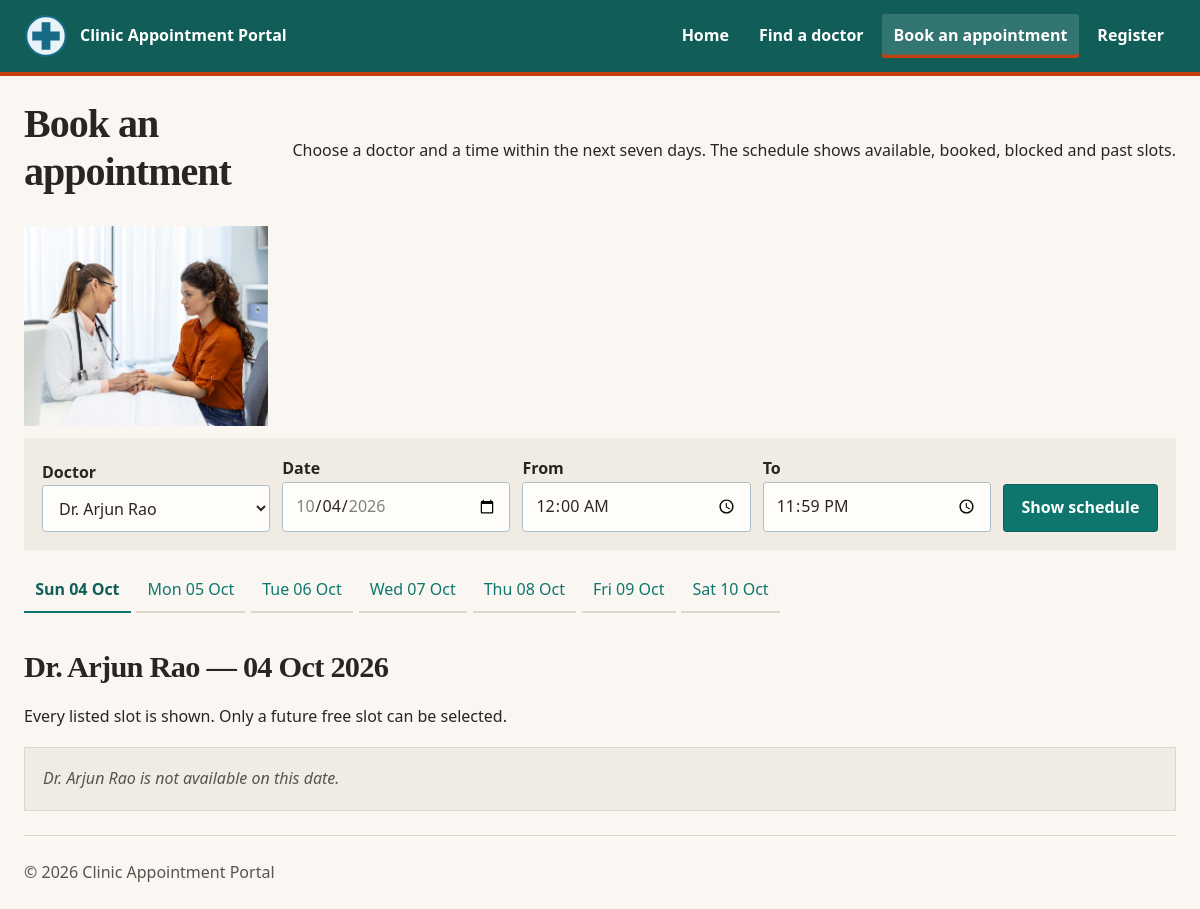
The page /clinic-plus/book.php?doctor_id=5 on the database its author committed.
### tables this page shows
CREATE TABLE `doctor` (
  `DoctorID` INT NOT NULL AUTO_INCREMENT,
  `FullName` VARCHAR(100) NOT NULL,
  `User` VARCHAR(100) NOT NULL,
  `HashPass` VARCHAR(255) NOT NULL,
  `Email` VARCHAR(100) NOT NULL,
  `Specialty` VARCHAR(80) DEFAULT NULL,
  `Qualifications` VARCHAR(255) DEFAULT NULL,
  `Languages` VARCHAR(120) DEFAULT NULL,
  `WriteUp` MEDIUMTEXT DEFAULT NULL,
  `ImageURL` VARCHAR(255) DEFAULT NULL,
  PRIMARY KEY (`DoctorID`),
  UNIQUE KEY `uq_doctor_user` (`User`),
  UNIQUE KEY `uq_doctor_email` (`Email`)
);

### clinic-plus/lib/helpers.php (called while the page is built, shortened)
<?php
function e(mixed $s): string
{
    return htmlspecialchars($s ?? '', ENT_QUOTES, 'UTF-8');
}
function base_path(): string
{
    static $base = null;
    if ($base !== null) {
        return $base;
    }
    $base = '';
    $script = str_replace('\\', '/', (string) ($_SERVER['SCRIPT_NAME'] ?? ''));
    $file = realpath((string) ($_SERVER['SCRIPT_FILENAME'] ?? ''));
    $root = realpath(dirname(__DIR__));
    $inApp = str_replace('\\', '/', substr($file, strlen($root)));
    if ($inApp !== '' && strcasecmp(substr($script, -strlen($inApp)), $inApp) === 0) {
        $base = rtrim(substr($script, 0, -strlen($inApp)), '/');
    }
    return $base;
}
function url(string $path): string
{
    return base_path() . $path;
}
function app_request_uri(): string
{
    $uri = (string) ($_SERVER['REQUEST_URI'] ?? '/');
    $base = base_path();
    if ($base !== '' && strncasecmp($uri, $base, strlen($base)) === 0) {
        $uri = substr($uri, strlen($base));
    }
    return $uri === '' ? '/' : $uri;
}
function fmt_date(?string $value): string
{
    $timestamp = strtotime($value);
    return $timestamp === false ? '' : date('d M Y', $timestamp);
}

### clinic-plus/models/doctors.php (called while the page is built, shortened)
<?php
require_once dirname(__DIR__) . DIRECTORY_SEPARATOR . 'lib' . DIRECTORY_SEPARATOR . 'db.php';
function all_doctors(?string $specialty = null): array
{
    $sql = 'SELECT `DoctorID`, `FullName`, `Specialty`, `Qualifications`, `Languages`, `WriteUp`, `ImageURL`
                , (SELECT MIN(`SlotDateTime`)
                   FROM `slots`
                   WHERE `slots`.`DoctorID` = `doctor`.`DoctorID`
                     AND `slots`.`Status` = \'Available\'
                     AND `slots`.`SlotDateTime` >= NOW()) AS `NextAvailable`
            FROM `doctor`';
    $params = [];
    $sql .= ' ORDER BY `FullName`';
    return q_all($sql, $params);
}
function find_doctor(int $id): ?array
{
    return q_one(
        'SELECT `DoctorID`, `FullName`, `User`, `HashPass`, `Email`, `Specialty`,
                `Qualifications`, `Languages`, `WriteUp`, `ImageURL`
         FROM `doctor`
         WHERE `DoctorID` = :id
         LIMIT 1',
        ['id' => $id]
    );
}

### clinic-plus/lib/db.php (called while the page is built, shortened)
<?php
function db(): PDO
{
    static $connection;
    if (!$connection instanceof PDO) {
        $dsn = 'mysql:host=' . DB_HOST
            . ';dbname=' . DB_NAME
            . ';charset=utf8mb4';
        $connection = new PDO($dsn, DB_USER, DB_PASS, [
            PDO::ATTR_ERRMODE => PDO::ERRMODE_EXCEPTION,
            PDO::ATTR_DEFAULT_FETCH_MODE => PDO::FETCH_ASSOC,
            PDO::ATTR_EMULATE_PREPARES => false,
            PDO::MYSQL_ATTR_INIT_COMMAND => "SET time_zone = '" . (new DateTimeImmutable())->format('P') . "'",
        ]);
    }
    return $connection;
}
function q(string $sql, array $params = []): PDOStatement
{
    $statement = db()->prepare($sql);
    $statement->execute($params);
    return $statement;
}
function q_one(string $sql, array $params = []): ?array
{
    $row = q($sql, $params)->fetch();
    return $row === false ? null : $row;
}
function q_all(string $sql, array $params = []): array
{
    return q($sql, $params)->fetchAll();
}

### clinic-plus/models/slots.php (called while the page is built, shortened)
<?php
require_once dirname(__DIR__) . DIRECTORY_SEPARATOR . 'lib' . DIRECTORY_SEPARATOR . 'db.php';
function slot_select(): string
{
    return 'SELECT `slotID`, `DoctorID`, `SlotDateTime`, `CreatedAt`, `Status`,
                   DATE(`SlotDateTime`) AS `SlotDate`, TIME(`SlotDateTime`) AS `SlotTime`
            FROM `slots`';
}
function slots_for_day(int $doctorId, string $date, ?string $fromTime = null, ?string $toTime = null): array
{
    $sql = slot_select() . "
            WHERE `DoctorID` = :doctor_id
              AND DATE(`SlotDateTime`) = :slot_date";
    $params = ['doctor_id' => $doctorId, 'slot_date' => $date];
    if ($fromTime !== null) {
        $sql .= ' AND TIME(`SlotDateTime`) >= :from_time';
        $params['from_time'] = $fromTime;
    }
    if ($toTime !== null) {
        $sql .= ' AND TIME(`SlotDateTime`) <= :to_time';
        $params['to_time'] = $toTime;
    }
    return q_all($sql . " ORDER BY `SlotDateTime`", $params);
}

### clinic-plus/book.php (the view, shortened to what this page needs)
<?php
require_once __DIR__ . DIRECTORY_SEPARATOR . 'lib' . DIRECTORY_SEPARATOR . 'helpers.php';
require_once __DIR__ . DIRECTORY_SEPARATOR . 'models' . DIRECTORY_SEPARATOR . 'doctors.php';
require_once __DIR__ . DIRECTORY_SEPARATOR . 'models' . DIRECTORY_SEPARATOR . 'slots.php';
$today = new DateTimeImmutable('today');
$lastBrowseDate = $today->modify('+' . (BROWSE_DAYS - 1) . ' days');
$doctorInput = $_GET['doctor'] ?? $_GET['doctor_id'] ?? '';
$doctorId = is_string($doctorInput) && ctype_digit($doctorInput) ? (int) $doctorInput : 0;
$doctor = $doctorId > 0 ? find_doctor($doctorId) : null;
$selectedDate = $today->format('Y-m-d');
$pastDateRequested = false;
$fromTime = isset($_GET['from']) && is_string($_GET['from']) ? $_GET['from'] : '00:00';
$toTime = isset($_GET['to']) && is_string($_GET['to']) ? $_GET['to'] : '23:59';
$doctors = all_doctors();
$slots = $doctorId > 0
    ? slots_for_day($doctorId, $selectedDate, $fromTime, $toTime)
    : [];
require __DIR__ . DIRECTORY_SEPARATOR . 'partials' . DIRECTORY_SEPARATOR . 'header.php';
require __DIR__ . DIRECTORY_SEPARATOR . 'partials' . DIRECTORY_SEPARATOR . 'nav.php';
?>
<main>
    <section class="page-intro">
        <h1>Book an appointment</h1>
        <p>Choose a doctor and a time within the next seven days. The schedule shows available, booked, blocked and past slots.</p>
        <img src="<?= e(url('/assets/img/Doctor_Consulting.jpg')) ?>" width="320" height="213" alt="A doctor discussing appointment options with a patient" class="page-intro-image">
    </section>
    <form class="booking-filters" method="get" action="<?= e(url('/book.php')) ?>"
          hx-get="<?= e(url('/book.php')) ?>" hx-target="#schedule-panel" hx-swap="innerHTML"
          hx-push-url="true">
        <p>
            <label for="doctor">Doctor</label>
            <select id="doctor" name="doctor">
<?php foreach ($doctors as $candidate): ?>
                <option value="<?= e((string) $candidate['DoctorID']) ?>"<?= e($doctorId === (int) $candidate['DoctorID'] ? ' selected' : '') ?>><?= e((string) $candidate['FullName']) ?></option>
<?php endforeach; ?>
            </select>
        </p>
        <p>
            <label for="date">Date</label>
            <input id="date" name="date" type="date" min="<?= e($today->format('Y-m-d')) ?>" max="<?= e($lastBrowseDate->format('Y-m-d')) ?>" value="<?= e($selectedDate) ?>" required>
        </p>
        <p>
            <label for="from">From</label>
            <input id="from" name="from" type="time" value="<?= e($fromTime) ?>" required>
        </p>
        <p>
            <label for="to">To</label>
            <input id="to" name="to" type="time" value="<?= e($toTime) ?>" required>
        </p>
        <button type="submit">Show schedule</button>
    </form>
    <nav class="day-tabs" aria-label="Choose a day">
<?php for ($offset = 0; $offset < BROWSE_DAYS; $offset++):
    $day = $today->modify('+' . $offset . ' days');
    $dayQuery = http_build_query(['doctor' => $doctorId, 'date' => $day->format('Y-m-d'), 'from' => $fromTime, 'to' => $toTime]);
?>
        <a class="day-tab<?= e($selectedDate === $day->format('Y-m-d') ? ' selected' : '') ?>"
           href="<?= e(url('/book.php?' . $dayQuery)) ?>"
           hx-get="<?= e(url('/book.php?' . $dayQuery)) ?>" hx-target="#schedule-panel"
           hx-swap="innerHTML" hx-push-url="true"><?= e($day->format('D d M')) ?></a>
<?php endfor; ?>
    </nav>
    <div id="schedule-panel">
<?php require __DIR__ . DIRECTORY_SEPARATOR . 'slots_fragment.php'; ?>
    </div>
</main>
<?php
require __DIR__ . DIRECTORY_SEPARATOR . 'partials' . DIRECTORY_SEPARATOR . 'footer.php';

### clinic-plus/slots_fragment.php (shortened to what this page needs)
<?php if ($doctor === null): ?>
    <p class="empty-state">Choose a doctor to view their schedule.</p>
<?php else: ?>
    <h2><?= e((string) $doctor['FullName']) ?> &mdash; <?= e(fmt_date($selectedDate)) ?></h2>
    <p>Every listed slot is shown. Only a future free slot can be selected.</p>
    <div class="schedule-grid" aria-label="Appointment schedule">
<?php if ($slots === []): ?>
        <p class="empty-state"><?= e($pastDateRequested ? 'Past dates cannot be booked.' : $doctor['FullName'] . ' is not available on this date.') ?></p>
<?php endif; ?></div>
<?php endif; ?>

### clinic-plus/assets/tokens.css (style rules this page uses)
:root { --c-ink: #292524; --c-muted: #57534e; --c-paper: #fffdf9; --c-surface: #faf7f2; --c-surface-band: #f1ece3; --c-surface-tile: #fffefa; --c-line: #ded6ca; --c-primary: #0f766e; --c-primary-dark: #115e59; --c-accent: #c2410c; --c-success: #166534; --c-danger: #b91c1c; --shadow-doctor-tile: 0 0.35rem 1rem rgba(41, 37, 36, 0.10); --radius-control: 0.2rem; --radius-tile: 0.45rem; --radius-section: 0; }

### clinic-plus/assets/css/style.css (style rules this page uses)
.booking-filters { display: flex; flex-wrap: wrap; align-items: end; gap: var(--space-2); margin: 0 0 var(--space-3); padding: var(--space-3); background: var(--c-surface-band); }
.booking-filters p { flex: 1 1 10rem; min-width: 9rem; margin: 0; }
.booking-filters button { min-height: 2.75rem; }
.day-tabs { display: flex; max-width: 100%; gap: 0.35rem; overflow-x: auto; padding: 0 0 var(--space-2); margin-bottom: var(--space-4); }
.day-tab { flex: 0 0 auto; min-width: 4.75rem; min-height: 2.75rem; padding: 0.55rem 0.7rem; text-align: center; border-bottom: 2px solid var(--c-line); text-decoration: none; }
.day-tab.selected { border-color: var(--c-primary); color: var(--c-primary-dark); font-weight: 700; }
.schedule-grid { grid-template-columns: repeat(auto-fit, minmax(10rem, 1fr)); gap: var(--space-2); }
.empty-state { margin: 0; padding: var(--space-3); background: var(--c-surface-band); border: 1px solid var(--c-line); }

### rows shown on the page
doctor: FullName "Dr. Arjun Rao", FullName "Dr. Arjun Rao is not available on this date."

### other values the page prints
$link['label'] "Home"
$link['label'] "Find a doctor"
$link['label'] "Book an appointment"
$link['label'] "Register"
$day->format('D d M') "Sun 04 Oct"
$day->format('D d M') "Mon 05 Oct"
$day->format('D d M') "Tue 06 Oct"
$day->format('D d M') "Wed 07 Oct"
$day->format('D d M') "Thu 08 Oct"
$day->format('D d M') "Fri 09 Oct"
$day->format('D d M') "Sat 10 Oct"
fmt_date($selectedDate) "04 Oct 2026"
form field doctor "Dr. Arjun Rao"
